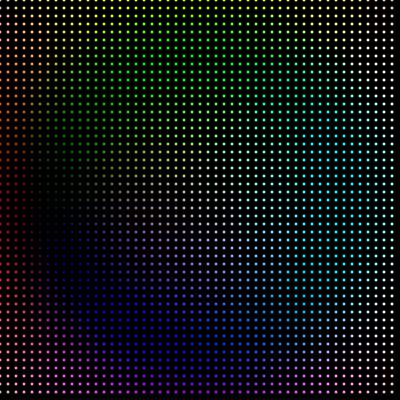
Frame 1 (no input)
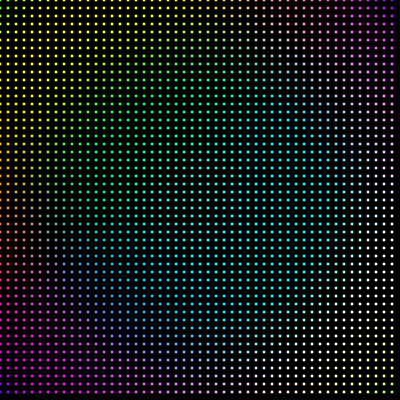
Frame 60 (the mouse pressed at the canvas centre just before this capture)
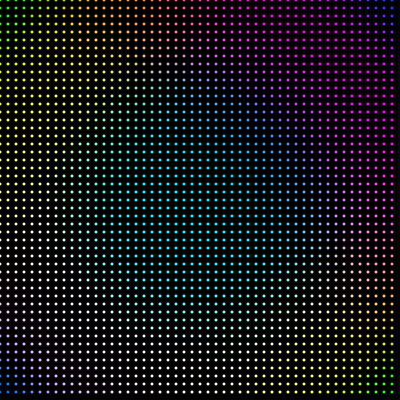
Frame 120 (the mouse held since frame 60 and released just before this capture)

The Processing sketch that drew these frames (run headless with seeded random() and noise(); from frame 60 on, the mouse is pressed at the canvas centre):

// Processing sketch: particles_pde
// ── particles_pde.pde
import java.util.List;
final color WHITE = color(255, 255, 255);
final color BLACK = color(0, 0, 0);
class Particle {
  PVector pos = new PVector();
  PVector speed = new PVector();
  color co;
  Particle(float x, float y, color _co) {
    pos.set(x, y);
    speed.set(0, 0);
    co = _co;
  }
  void gravity(PVector to) {
    speed.add(to.copy().sub(pos).div(to.dist(pos)*5));
  }
  void antigravity(PVector from) {
    speed.sub(from.copy().sub(pos).div(from.dist(pos)*5));
  }
  void decelerate() {
    speed.mult(0.99);
  }
  void draw() {
    float red = (sin(PI*(((float)frameCount*9/2000+((200-pos.x)*(200-pos.x)+(200-pos.y)*(200-pos.y))/40000)))+1)/2;
    float green = (sin(PI*(((float)frameCount*13/2000+(pos.x+400-pos.y)/400)))+1)/2;
    float blue = (sin(PI*((float)frameCount*7/2000+(pos.x+pos.y)/400))+1)/2;
    red = (1-red*red)*255;
    green = (1-green*green)*255;
    blue = (1-blue*blue)*255;
    noStroke();
    fill(red,green,blue);
    circle(pos.x, pos.y,3);
    pos.add(speed);
    decelerate();
  }
}

List<Particle> particles = new ArrayList<Particle>();
final int ParticlesSize = 50;
final int ParticlesCount = ParticlesSize * ParticlesSize;


void setup() {
  for (int i = 0; i<ParticlesCount; i++) {
    particles.add(new Particle(i/ParticlesSize * 8, i%ParticlesSize *8, BLACK));
  }
  size(400, 400);
}

void draw() {
  background(BLACK);
  for (int i = 0; i<ParticlesCount; i++) {
    if (mousePressed == true && mouseButton == LEFT) {
      particles.get(i).gravity(new PVector(mouseX, mouseY));
    }
    if (mousePressed == true && mouseButton == RIGHT) {
      particles.get(i).antigravity(new PVector(mouseX, mouseY));
    }
    particles.get(i).draw();
  }
}
